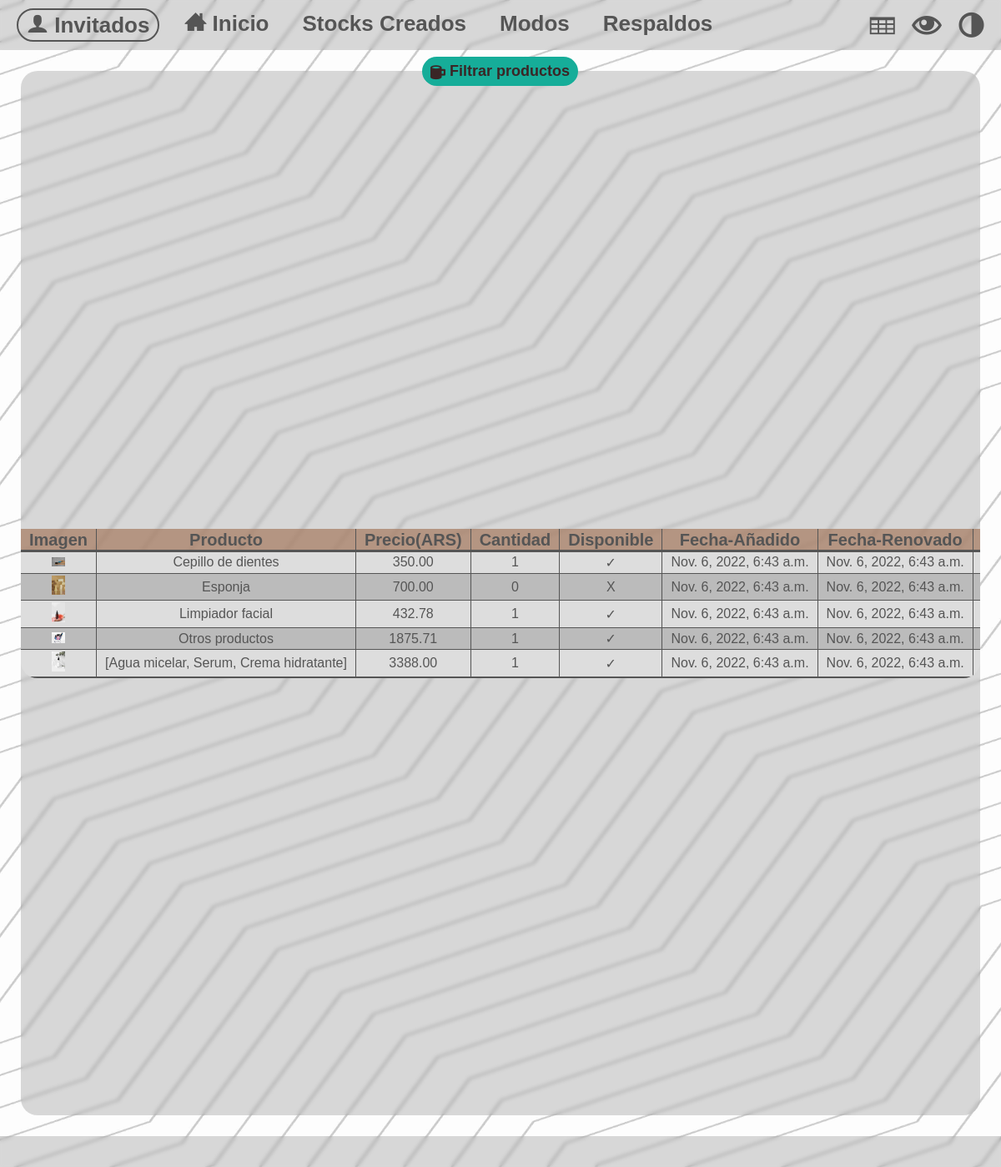
The app's page /stock/Farmacia/ (signed in) with its own data.
### stock/models.py (models this page shows, shortened)
class Stock(models.Model):
    name = models.CharField(max_length=50, verbose_name="Nombre")
    image = models.ImageField(upload_to=f"Images/%Y/%m/%d/{uuid.uuid4().hex}/", max_length=100, verbose_name="Imagen")
    principal_file = models.FileField(upload_to=f"StockFiles/%Y/%m/%d/{uuid.uuid4().hex}/", verbose_name="Archivo fuente")
    name_column = models.CharField(max_length=50, verbose_name="Columna de nombre-producto")
    price_column = models.CharField(max_length=50, verbose_name="Columna precio")
    quantity_column = models.CharField(max_length=50, verbose_name="Columna cantidad")
    category_column = models.CharField(blank=True, default="", max_length=50, verbose_name="Columna categorias")
    added_date_column = models.CharField(blank=True, default="", max_length=50, verbose_name="Columna de fecha-añadido")
    updated_date_column = models.CharField(blank=True, default="", max_length=50, verbose_name="Columna de fecha-renovado")
    additional_column = models.TextField(blank=True, default="", max_length=500, verbose_name="Nombres de columnas adicionales, separados por coma")
    user = models.ForeignKey(User, editable=True, verbose_name='Usuario', on_delete=models.CASCADE)
    class Meta:
        verbose_name = "Stock"
        verbose_name_plural = "Stocks"
        ordering = ['name']
    def additional_column_as_list(self) -> list:
        return self.additional_column.split(',')

### products/models.py (models this page shows, shortened)
class Product(models.Model):
    name = models.CharField(max_length=50, verbose_name="Nombre")
    slug = models.SlugField(null=False, blank=False, unique=True, verbose_name="Nombre unico de producto")
    image = models.ImageField(null=True, upload_to=f"Images/%Y/%m/%d/{uuid.uuid4().hex}/", max_length=100, verbose_name="Imagen")
    price = models.DecimalField(max_digits=8, decimal_places=2, verbose_name="Precio")
    quantity = models.IntegerField(verbose_name="Cantidad", validators=[MinValueValidator(-99999999), MaxValueValidator(99999999)])
    category = models.CharField(blank=True, default="", max_length=50, verbose_name="Categoria")
    additional = models.TextField(blank=True, default="", max_length=500, verbose_name="Datos adicionales en orden, separados por comas.")
    available = models.BooleanField(default=True, verbose_name="¿Esta disponible?")
    added_date = models.DateTimeField(auto_now_add=True, verbose_name="Creado el")
    updated_date = models.DateTimeField(auto_now=True, verbose_name='Editado el')
    stock = models.ForeignKey('stock.Stock', editable=True, verbose_name='Stock', on_delete=models.CASCADE, related_name="products")
    class Meta:
        verbose_name = "Producto"
        verbose_name_plural = "Productos"
        ordering = ['name']
    def additional_as_list(self):
        return self.additional.split(',')

### stock/views.py (the view)
# urls.py: path("stock/", views.index, name="index"),
def stock(request, stock_name):
    stocks = Stock.objects.filter(user__pk=request.user.pk)
    stock_by_name = get_object_or_404(stocks, name=stock_name)
    products_by_stock = stock_by_name.products.all()
    context = {
        'is_stock': True,
        'stocks' : stocks,
        'stock' : stock_by_name,
        'products' : products_by_stock,
        'mode' : 0
    }
    if request.GET.get("mode"):
        context["mode"] = int(request.GET.get("mode"))
        if context["mode"] == 1:
            context['form_import_images'] = ImportImages()
    return render(request, "stock/stock.html", context)

### stock/templates/stock/stock.html (shortened to what this page needs)
{% extends 'layouts/layout.html' %}
{% load static %}
{% block content %}
    {% if mode == 0 %}
        <button onclick="document.querySelector('.filter--modal').showModal()" class="filter--button" title="Filtrar productos" tabindex="1">
            <span class="icon-mug"></span>&nbsp;Filtrar productos
        </button>
    {% endif %}
    <div class="content-table">
        <table>
            <thead>
                <tr>
                    <th>Imagen</th>
                    <th>{{ stock.name_column }}</th>
                    <th>{{ stock.price_column }}</th>
                    <th>{{ stock.quantity_column }}</th>
                    <th>Disponible</th>
                    <th>{{ stock.added_date_column }}</th>
                    <th>{{ stock.updated_date_column }}</th>
                    {% if stock.additional_column %}
                        {% for additional_column_name in stock.additional_column_as_list %}
                            <th>{{ additional_column_name }}</th>
                        {% endfor %}
                    {% endif %}
                </tr>
            </thead>
            <tbody>
                {% for product in products %}
                    <tr>
                        <td class="product--img">
                            {% if product.image %}
                                <img width="400px" src="{{ product.image.url }}" alt="{{ product.name }}">
                            {% endif %}
                        </td>
                        <td class="product--name" {% if mode == 1 %}contenteditable{% endif %}>{{ product.name }}</td>
                        <td class="product--price" {% if mode == 1 %}contenteditable{% endif %}>{{ product.price | floatformat:2 }}</td>
                        <td class="product--quantity" {% if mode == 1 %}contenteditable{% endif %}>{{ product.quantity }}</td>
                        <td class="{{ product.available | yesno:'available,noavailable' }} product--available">
                            {{ product.available | yesno:"✓,X" }}
                        </td>
                        <td>{{ product.added_date }}</td>
                        <td>{{ product.updated_date }}</td>
                        {% if stock.additional_column %}
                            {% for additional_value in product.additional_as_list %}
                                <td>{{ additional_value | default:"-" }}</td>
                            {% endfor %}
                        {% endif %}
                    </tr>
                {% endfor %}
            </tbody>
        </table>
    </div>
{% endblock content %}

### mainapp/templates/layouts/layout.html (shortened to what this page needs)
{% load static %}
<!DOCTYPE html>
<html lang="en">
<head>
    <link rel="stylesheet" id="theme" rel="preload" as="style">
    <link rel="stylesheet" href="{% static 'css/styles.css' %}" rel="preload" as="style">
    <link rel="stylesheet" href="{% static 'css/tablet_styles.css' %}" media="screen and (max-width:800px)">
    <link rel="stylesheet" href="{% static 'css/movil_styles.css' %}" media="screen and (max-width:650px)">
    <link rel="stylesheet" href="{% static 'css/icons.css' %}" rel="preload" as="style">
</head>
<body>
    <header>
        {% if is_stock %}
            <label id="tableModeButton">
                <div class="active-hide" tabindex="3"><span class="icon-table"></span></div>
            </label>
        {% endif %}
        <label for="display_nav">
            <span class="icon-eye"></span>
            <div class="active-hide" tabindex="3"></div>
        </label>
        <label for="changeColorTheme">
            <div class="active-hide" tabindex="3"><span class="icon-contrast"></span></div>
        </label>
        {% include 'mainapp/navbar.html' %}
    </header>
    <main id="content">
        {% block content %}
        {% endblock content %}
    </main>
    <footer>
       <ul>
            <li>
                <label for="howToUse" tabindex="2">
                </label>
            </li>
            <li>
                <label for="contactMe" tabindex="2">
                </label>
            </li>
        </ul>
        <time datetime="{% now 'Y' %}">{% now 'Y' %}</time>
    </footer>
</body>
</html>

### mainapp/templates/mainapp/navbar.html (shortened to what this page needs)
<nav class="{% if request.user.is_authenticated %}nav__post-login{% endif %}"">
    <ul>
    {% if not is_index %}
        <li class="li__index {% if not request.user.is_authenticated %} li__x--large {% endif %}">
            <a href="{% url 'index' %}" tabindex="3">
                <span class="icon-home3"></span>
                <span class="menu--principal-text">
                    Inicio
                </span>
            </a>
        </li>
    {% endif %}
    {% if request.user.is_authenticated %}
        <li class="li__created-stocks" tabindex="3">
            <span class="menu--principal-text">
                Stocks Creados
            </span>
        </li>
        {% if is_stock %}
            <li class="li__modes-stocks" tabindex="3">
                <span class="menu--principal-text">
                    Modos
                </span>
            </li>
            <li class="li__backup-stocks" tabindex="3">
                <span class="menu--principal-text">
                    Respaldos
                </span>
            </li>
        {%  endif %}
        <li class="li__user-button" tabindex="3">
           <span class="icon-user"></span>&nbsp;{{ user.username }}
        </li>
    {% endif %}
    </ul>
</nav>
<div class="bg_navbar"></div>

### mainapp/static/css/tablet_styles.css (style rules this page uses)
nav > ul { font-size: medium; }

### mainapp/static/css/movil_styles.css (style rules this page uses)
main { margin-right: 40px; }
header { flex-direction: row-reverse; }
header nav { display: none; }
footer { grid-template-columns: 70% 30%; }
footer > ul > li { white-space: nowrap; }
footer > time { font-size: 2.2rem; }

### mainapp/static/css/light_mode.css (style rules this page uses)
:root { --nav_bg_color: rgba(0, 0, 0, 0.15); --nav_blur_weight: 2px; --nav_color: #555; --nav_color_hover: #777; --interactive-icon_hover: rgb(187 147 93); --date_shadow: rgb(104, 71, 0); --text_color: #444; --text_color_button: #ccc; --bright_button: 0.8; --button_shadow: #999; --button_shadow_hover: #777; --modal_bg_color: rgba(168, 67, 0, 0.15); --bright_modal: 0.8; --modal_blur_weight: 5px; --plain-panel_bg_color: #ddd; --button_guests_color_layer: rgba(255, 184, 3, 0.5); --button_signup_color_layer: rgba(14, 213, 77, 0.5); --button_login_color_layer: rgba(107, 164, 207, 0.5); --button_close_color_layer: rgba(247, 102, 41, 0.5); --button_addStock_color_layer: rgba(142, 104, 57, 0.52); --form_error_color: rgb(136, 7, 7); --popup_success-message_bg_color: rgba(0,217,12,0.4); --popup_info-message_bg_color: rgba(0,121,217,0.4); --popup_error-message_bg_color: rgba(217, 145, 0, 0.4); --popup_warning-message_bg_color: rgba(217, 0, 0, 0.4); --stock-card__color: #2c2514; --add_button__color: rgb(255, 246, 246); --add_stock_modal_bg: rgb(101, 70, 13, 0.43); --add_stock_input_text: rgb(74 64 29); --add_stock_input_bg: rgba(192, 192, 192, 0.278); --add_stock_input_bright: 1.2; --select_file_bg: rgb(167, 143, 99); --delete_button_bg: #ff1e1e; --edit_button_bg: rgb(140, 208, 8); --delete_password_bg: rgba(192, 192, 192, 0.69); --delete_password_placeholder: rgb(105, 95, 95); --delete_endButton_bg: rgb(142 29 29); --edit_endButton_bg: rgb(53, 142, 29); --delete_endButton_color: rgb(58 38 38); --edit_endButton_color: rgb(38, 58, 54); --table_even_row_bg: #bbb; --table-thead_bg: rgba(167, 124, 99, 0.74); --table-card-border: rgb(70 43 4); --table-card-body: #dca463f2; --table-card-quantity: #dc8c30f2; --table-card-name: rgba(167, 124, 99, 0.47); --table-edit-border: #a53c00; --h3-bg-color: #ffb4002b; --fiter--button_bg: rgb(22 173 153); --selection--color: cornsilk; --selection--bg_color: goldenrod; }
body { background-image: url("../imgs/background_pattern_light.jpg"); }

### records on screen
Stock: name_column "Producto", price_column "Precio(ARS)", quantity_column "Cantidad", added_date_column "Fecha-Añadido", updated_date_column "Fecha-Renovado"
Product: image (picture), name "Cepillo de dientes", price "350.00", quantity "1", available "✓", added_date "Nov. 6, 2022, 6:43 a.m.", updated_date "Nov. 6, 2022, 6:43 a.m."
Product: image (picture), name "Esponja", price "700.00", quantity "0", available "X", added_date "Nov. 6, 2022, 6:43 a.m.", updated_date "Nov. 6, 2022, 6:43 a.m."
Product: image (picture), name "Limpiador facial", price "432.78", quantity "1", available "✓", added_date "Nov. 6, 2022, 6:43 a.m.", updated_date "Nov. 6, 2022, 6:43 a.m."
Product: image (picture), name "Otros productos", price "1875.71", quantity "1", available "✓", added_date "Nov. 6, 2022, 6:43 a.m.", updated_date "Nov. 6, 2022, 6:43 a.m."
Product: image (picture), name "[Agua micelar, Serum, Crema hidratante]", price "3388.00", quantity "1", available "✓", added_date "Nov. 6, 2022, 6:43 a.m.", updated_date "Nov. 6, 2022, 6:43 a.m."

### other values on screen
{{ user.username }} "Invitados"
